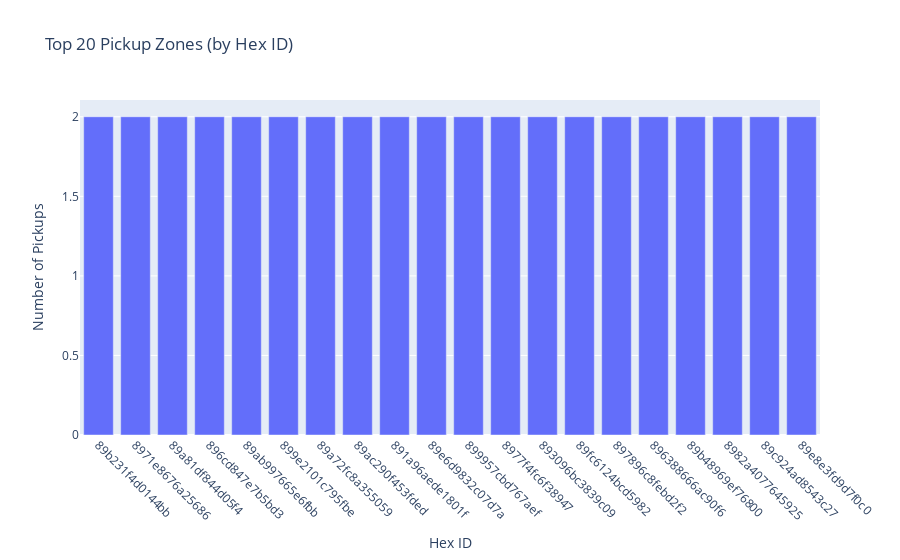
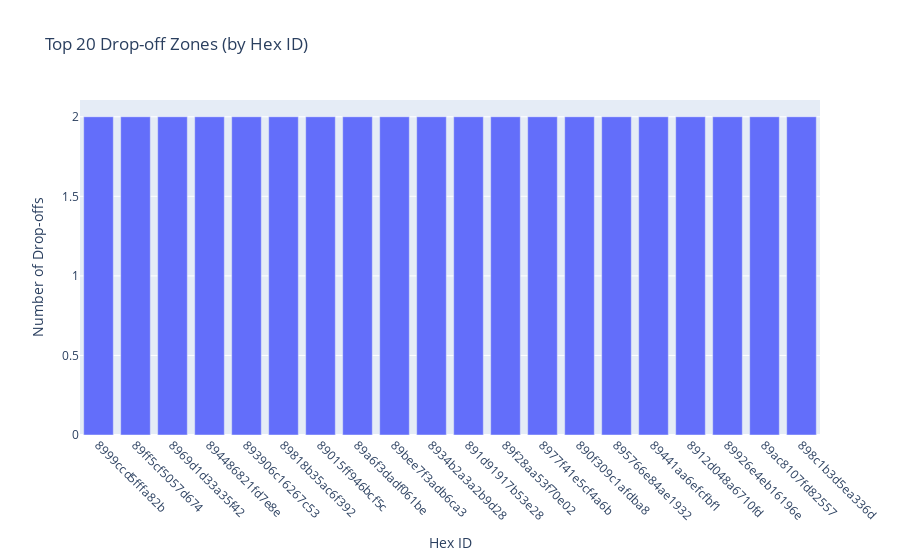
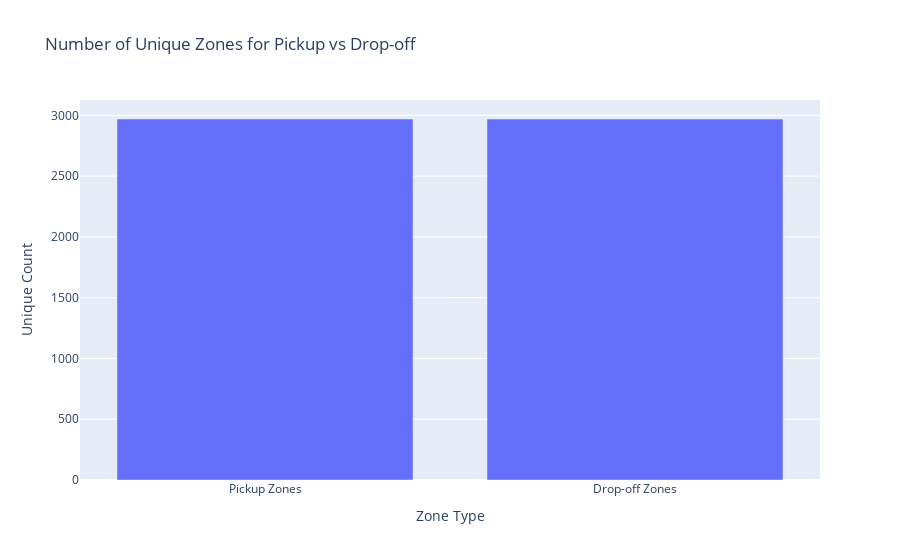

Here is the notebook cell these charts were saved with, in order:
### Code cell
# Create visualizations for zone analysis

# 1. Top pickup zones
pickup_counts = df['pickup_hex_id9'].value_counts().head(20)
fig1 = px.bar(
    x=pickup_counts.index,
    y=pickup_counts.values,
    title="Top 20 Pickup Zones (by Hex ID)",
    labels={'x': 'Hex ID', 'y': 'Number of Pickups'}
)
fig1.update_layout(xaxis_tickangle=45)
fig1.show()

# 2. Top drop-off zones
dropoff_counts = df['drop_hex_id9'].value_counts().head(20)
fig2 = px.bar(
    x=dropoff_counts.index,
    y=dropoff_counts.values,
    title="Top 20 Drop-off Zones (by Hex ID)",
    labels={'x': 'Hex ID', 'y': 'Number of Drop-offs'}
)
fig2.update_layout(xaxis_tickangle=45)
fig2.show()

# 3. Distribution of unique zones
zone_stats = pd.DataFrame({
    'Zone Type': ['Pickup Zones', 'Drop-off Zones'],
    'Unique Count': [df['pickup_hex_id9'].nunique(), df['drop_hex_id9'].nunique()]
})

fig3 = px.bar(zone_stats, x='Zone Type', y='Unique Count', 
              title='Number of Unique Zones for Pickup vs Drop-off')
fig3.show()

print(f"Total unique pickup zones: {df['pickup_hex_id9'].nunique()}")
print(f"Total unique drop-off zones: {df['drop_hex_id9'].nunique()}")
print(f"Zones that appear in both pickup and drop-off: {len(set(df['pickup_hex_id9']).intersection(set(df['drop_hex_id9'])))}")

### Figure 1 — Plotly figure (JSON) as saved in the notebook; plotly's stock layout.template omitted (floating-point values rounded to 4 significant figures)
{"data": [{"hovertemplate": "Hex ID=%{x}<br>Number of Pickups=%{y}<extra></extra>", "legendgroup": "", "marker": {"color": "#636efa", "pattern": {"shape": ""}}, "name": "", "orientation": "v", "showlegend": false, "textposition": "auto", "type": "bar", "x": ["89b231f4d0144bb", "8971e8676a25686", "89a81df844d05f4", "896cd847e7b5bd3", "89ab997665e6fbb", "899e2101c795fbe", "89a72fc8a355059", "89ac290f453fded", "891a96aede1801f", "89e6d9832c07d7a", "899957cbd767aef", "8977f4fc6f38947", "893096bc3839c09", "89fc6124bcd5982", "897896c8febd2f2", "896388666ac90f6", "89b48969ef76800", "8982a4077645925", "89c924ad8543c27", "89e8e3fd9d7f0c0"], "xaxis": "x", "y": [2, 2, 2, 2, 2, 2, 2, 2, 2, 2, 2, 2, 2, 2, 2, 2, 2, 2, 2, 2], "yaxis": "y"}], "layout": {"barmode": "relative", "legend": {"tracegroupgap": 0}, "title": {"text": "Top 20 Pickup Zones (by Hex ID)"}, "xaxis": {"anchor": "y", "domain": [0, 1], "tickangle": 45, "title": {"text": "Hex ID"}}, "yaxis": {"anchor": "x", "domain": [0, 1], "title": {"text": "Number of Pickups"}}}}

### Figure 2 — Plotly figure (JSON) as saved in the notebook; plotly's stock layout.template omitted (floating-point values rounded to 4 significant figures)
{"data": [{"hovertemplate": "Hex ID=%{x}<br>Number of Drop-offs=%{y}<extra></extra>", "legendgroup": "", "marker": {"color": "#636efa", "pattern": {"shape": ""}}, "name": "", "orientation": "v", "showlegend": false, "textposition": "auto", "type": "bar", "x": ["8999ccd5fffa82b", "89ff5cf5057d674", "8969d1d33a35f42", "894486821fd7e8e", "893906c16267c53", "89818b35ac6f392", "89015ff946bcf5c", "89a6f3dadf061be", "89bee7f3adb6ca3", "8934b2a3a2b9d28", "891d91917b53e28", "89f28aa53f70e02", "8977f41e5cf4a6b", "890f309c1afdba8", "895766e84ae1932", "89441aa6efcfbf1", "8912d048a6710fd", "89926e4eb16196e", "89ac8107fd82557", "898c1b3d5ea336d"], "xaxis": "x", "y": [2, 2, 2, 2, 2, 2, 2, 2, 2, 2, 2, 2, 2, 2, 2, 2, 2, 2, 2, 2], "yaxis": "y"}], "layout": {"barmode": "relative", "legend": {"tracegroupgap": 0}, "title": {"text": "Top 20 Drop-off Zones (by Hex ID)"}, "xaxis": {"anchor": "y", "domain": [0, 1], "tickangle": 45, "title": {"text": "Hex ID"}}, "yaxis": {"anchor": "x", "domain": [0, 1], "title": {"text": "Number of Drop-offs"}}}}

### Figure 3 — Plotly figure (JSON) as saved in the notebook; plotly's stock layout.template omitted (floating-point values rounded to 4 significant figures)
{"data": [{"hovertemplate": "Zone Type=%{x}<br>Unique Count=%{y}<extra></extra>", "legendgroup": "", "marker": {"color": "#636efa", "pattern": {"shape": ""}}, "name": "", "orientation": "v", "showlegend": false, "textposition": "auto", "type": "bar", "x": ["Pickup Zones", "Drop-off Zones"], "xaxis": "x", "y": [2970, 2969], "yaxis": "y"}], "layout": {"barmode": "relative", "legend": {"tracegroupgap": 0}, "title": {"text": "Number of Unique Zones for Pickup vs Drop-off"}, "xaxis": {"anchor": "y", "domain": [0, 1], "title": {"text": "Zone Type"}}, "yaxis": {"anchor": "x", "domain": [0, 1], "title": {"text": "Unique Count"}}}}
